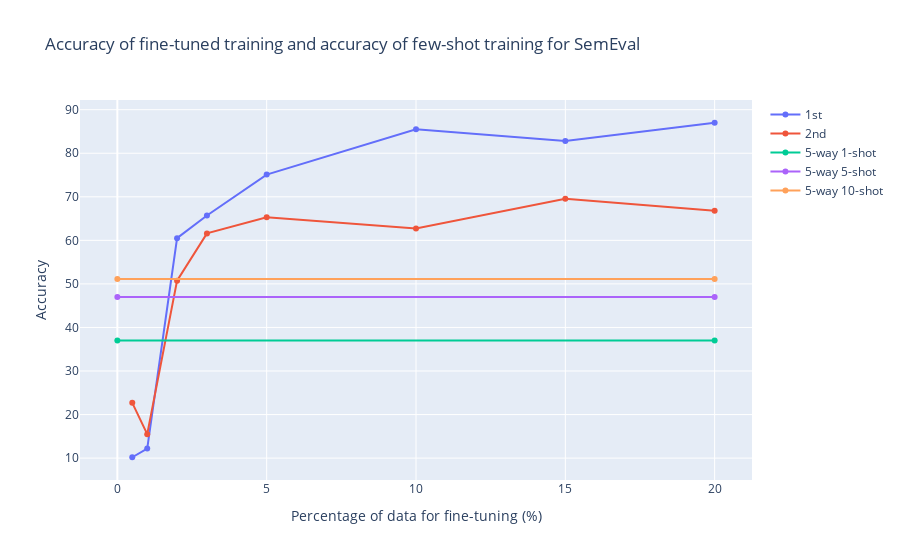

The notebook cell saved with this chart:
### Code cell
fig = make_subplots()

# Add traces
fig.add_trace(
    go.Scatter(x=[0.5, 1, 2, 3, 5, 10, 15, 20], y=[10.2, 12.2, 60.5, 65.7, 75.1, 85.5, 82.8, 87], name="1st")
)

fig.add_trace(
    go.Scatter(x=[0.5, 1, 2, 3, 5, 10, 15, 20], y=[22.7, 15.5, 50.74, 61.6, 65.3, 62.7, 69.56, 66.8], name="2nd")
)

fig.add_trace(
    go.Scatter(x=[0, 20], y=[37, 37], name="5-way 1-shot")
)

fig.add_trace(
    go.Scatter(x=[0, 20], y=[47, 47], name="5-way 5-shot")
)

fig.add_trace(
    go.Scatter(x=[0, 20], y=[51.1, 51.1], name="5-way 10-shot")
)

# Add figure title
fig.update_layout(
    title_text="Accuracy of fine-tuned training and accuracy of few-shot training for SemEval"
)

# Set x-axis title
fig.update_xaxes(title_text="Percentage of data for fine-tuning (%)")

# Set y-axes titles
fig.update_yaxes(title_text="Accuracy", secondary_y=False)

fig.show()

### Figure 1 — Plotly figure (JSON) as saved in the notebook; plotly's stock layout.template omitted (floating-point values rounded to 4 significant figures)
{"data": [{"name": "1st", "type": "scatter", "x": [0.5, 1, 2, 3, 5, 10, 15, 20], "y": [10.2, 12.2, 60.5, 65.7, 75.1, 85.5, 82.8, 87]}, {"name": "2nd", "type": "scatter", "x": [0.5, 1, 2, 3, 5, 10, 15, 20], "y": [22.7, 15.5, 50.74, 61.6, 65.3, 62.7, 69.56, 66.8]}, {"name": "5-way 1-shot", "type": "scatter", "x": [0, 20], "y": [37, 37]}, {"name": "5-way 5-shot", "type": "scatter", "x": [0, 20], "y": [47, 47]}, {"name": "5-way 10-shot", "type": "scatter", "x": [0, 20], "y": [51.1, 51.1]}], "layout": {"title": {"text": "Accuracy of fine-tuned training and accuracy of few-shot training for SemEval"}, "xaxis": {"anchor": "y", "domain": [0, 1], "title": {"text": "Percentage of data for fine-tuning (%)"}}, "yaxis": {"anchor": "x", "domain": [0, 1], "title": {"text": "Accuracy"}}}}
